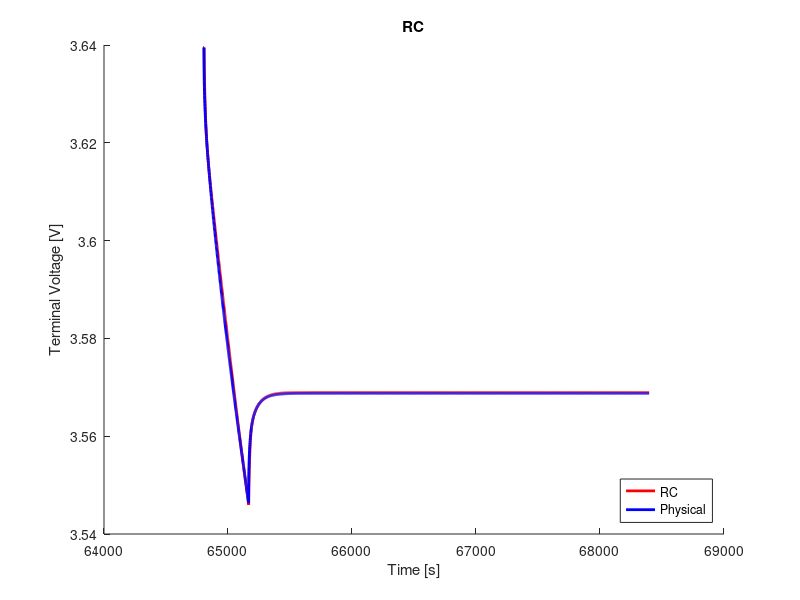

Here is the MATLAB script that generated this plot:
clear;
clc;
close all;

%% load data
load('ocv_final.mat');
time_ocv = time;
load('pulse_0_5_c_18.mat');
load('rc2_cf_0_5_c.mat');

%% voltage limitations
v_max = 4.4;                                    % cut-over voltage
v_min = 3.0;                                    % cut-off voltage

%% resample ocv and soc
t1 = time_ocv(1);
t2 = time_ocv(end);
dt = 1;                                         % sample time
t = (t1:dt:t2) - t1;

ocv = interp1(time_ocv, ocv, t1:dt:t2);
soc = interp1(time_ocv, soc, t1:dt:t2);

s = length(time);

%% variables
Q = 16.8;
eta = 1.0;                                  % coulombic efficiency

n = 2;                                      % number of rc links
i_r = zeros(n, 1);
v_c = zeros(n, 1);
flag = 1;

%% compute soc
ind_init = soc(interp1(ocv, 1:length(ocv), V_batt_time(1), 'nearest'))
ind_init = interp1(soc, 1:length(soc), ind_init, 'nearest');
v_t(1) = ocv(ind_init);
z0 = soc(ind_init);
z = z0 - dt/(Q*3600)*eta*cumsum(I(1:end));

% manual fit
p = 19;
r0 = r0_cf(p);
r1 = r1_cf(p);  
r2 = r2_cf(p);
% r3 = r3_cf(p);
c1 = c1_cf(p);
c2 = c2_cf(p);
% c3 = c3_cf(p);

r = [r1; r2];
c = [c1; c2];

%% compute terminal voltage
for j = 1:n
    f(j) = exp(-dt/(r(j)*c(j)));
end
for k = 1:s-1
    if flag == 1
        i_r(:, k+1) = diag(f)*i_r(:, k) + (1-f')*I(k);
        v_c(:, k) = i_r(:, k).*r;
        ind = interp1(soc, 1:length(soc), z(k), 'nearest');
        v_t(k+1) = ocv(ind) - sum(v_c(:, k)) - I(k).*r0;
        if v_t(k) < v_min
            fprintf('Reached lower voltage limit.');
            flag = 0;
        end
        if v_t(k) > v_max
            fprintf('Reached upper voltage limit.');
            flag = 0;
        end 
    end
end

%% compute rms error
v_t = reshape(v_t, size(V_batt_time));
rmse = 1000*sqrt(mean((V_batt_time - v_t).^2))     % [mV]

%% plot
figure(1);
hold on;
plot(time, v_t, 'r', 'LineWidth', 2)
hold on;
plot(time, V_batt_time, 'b', 'LineWidth', 2)
xlabel('Time [s]')
ylabel('Terminal Voltage [V]')
title('RC')
legend('RC', 'Physical', 'location', 'southeast')